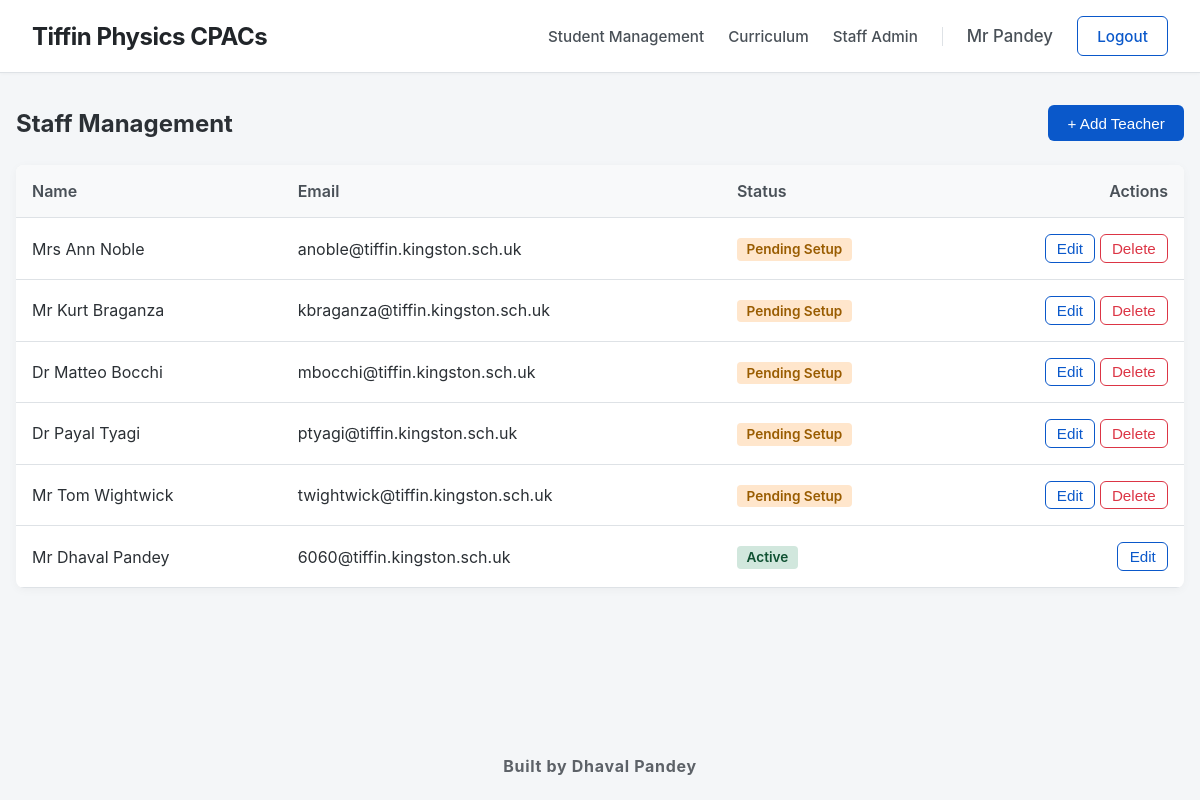
Screenshot of /teachers (signed in) with the database file from the repository.
### app.py (models this page shows, shortened)
class Teacher(UserMixin, db.Model):
    id = db.Column(db.Integer, primary_key=True)
    email = db.Column(db.String(150), unique=True, nullable=False)
    password = db.Column(db.String(200), nullable=True)
    title = db.Column(db.String(10), nullable=False)
    first_name = db.Column(db.String(100), nullable=False)
    last_name = db.Column(db.String(100), nullable=False)
    @property
    def role(self): return 'teacher'

### app.py (the view)
@app.route('/teachers')
@teacher_required
def teacher_management():
    teachers = Teacher.query.all()
    return render_template('teacher_management.html', teachers=teachers)

### app.py (called while the page is built)
@login_manager.user_loader
def load_user(user_id):
    if user_id.startswith('teacher_'): return Teacher.query.get(int(user_id.split('_')[1]))
    elif user_id.startswith('student_'): return Student.query.get(int(user_id.split('_')[1]))
    return None

def teacher_required(f):
    @wraps(f)
    def decorated_function(*args, **kwargs):
        if not current_user.is_authenticated or current_user.role != 'teacher': abort(403)
        return f(*args, **kwargs)
    return decorated_function

### templates/teacher_management.html (shortened to what this page needs)
{% extends 'base.html' %} {% block content %}
<div class="section-header">
	<h2 style="margin: 0">Staff Management</h2>
	<button
		class="btn"
		onclick="
			document.getElementById('addTeacherModal').style.display = 'flex'
		">
		+ Add Teacher
	</button>
</div>
<table class="data-table">
	<tr>
		<th>Name</th>
		<th>Email</th>
		<th>Status</th>
		<th style="text-align: right">Actions</th>
	</tr>
	{% for t in teachers %}
	<tr>
		<td>{{ t.title }} {{ t.first_name }} {{ t.last_name }}</td>
		<td>{{ t.email }}</td>
		<td>
			{% if t.password %}
			<span
				style="
					color: #0f5132;
					background: #d1e7dd;
					padding: 0.2rem 0.6rem;
					border-radius: 4px;
					font-weight: 600;
					font-size: 0.85rem;
				"
				>Active</span
			>
			{% else %}
			<span
				style="
					color: #995c00;
					background: #ffe6cc;
					padding: 0.2rem 0.6rem;
					border-radius: 4px;
					font-weight: 600;
					font-size: 0.85rem;
				"
				>Pending Setup</span
			>
			{% endif %}
		</td>
		<td style="text-align: right">
			<button
				class="btn btn-outline"
				style="padding: 0.3rem 0.7rem"
				onclick="openEditTeacher({{ t.id }}, '{{ t.title }}', '{{ t.first_name }} {{ t.last_name }}')">
				Edit
			</button>
			{% if current_user.id != t.id %}
			<form
				method="POST"
				action="{{ url_for('delete_teacher', id=t.id) }}"
				style="display: inline"
				onsubmit="return confirm('Delete teacher {{ t.last_name }}?');">
				<button
					type="submit"
					class="btn btn-danger"
					style="padding: 0.3rem 0.7rem">
					Delete
				</button>
			</form>
			{% endif %}
		</td>
	</tr>
	{% endfor %}
</table>
{% endblock %}

### templates/base.html (shortened to what this page needs)
<!doctype html>
<html lang="en">
	<head>
	</head>
	<body>
		<nav class="navbar">
			<h2>
				<a
					href="{% if current_user.is_authenticated and current_user.role == 'teacher' %}{{ url_for('dashboard') }}{% else %}{{ url_for('home') }}{% endif %}"
					class="navbar-brand"
					>Tiffin Physics CPACs</a
				>
			</h2>
			<div style="display: flex; align-items: center">
				{% if current_user.is_authenticated %} {% if current_user.role
				== 'teacher' %}
				<div class="nav-menu">
					<a href="{{ url_for('dashboard') }}" class="nav-link"
						>Student Management</a
					>
					<a
						href="{{ url_for('curriculum_management') }}"
						class="nav-link"
						>Curriculum</a
					>
					<a
						href="{{ url_for('teacher_management') }}"
						class="nav-link"
						>Staff Admin</a
					>
				</div>
				<span class="user-name"
					>{{ current_user.title }} {{ current_user.last_name }}</span
				>
				{% endif %}
				<a href="{{ url_for('logout') }}" class="btn btn-outline"
					>Logout</a
				>
				{% endif %}
			</div>
		</nav>
		<div class="content-wrapper">
			<div class="container">
				 {% block content %}{%
				endblock %}
			</div>
		</div>
		<b><footer class="site-footer">Built by Dhaval Pandey</footer></b>
	</body>
</html>

### templates/base.html (style rules this page uses)
:root { --bg: #f4f6f8; --text: #2b3035; --primary: #0a58ca; --border: #dee2e6; }
html, body { height: 100%; }
body { font-family: -apple-system, BlinkMacSystemFont, "Segoe UI", Roboto, sans-serif; background: var(--bg); color: var(--text); margin: 0; padding: 0; display: flex; flex-direction: column; }
.navbar { background: #ffffff; padding: 1rem 2rem; border-bottom: 1px solid var(--border); display: flex; justify-content: space-between; align-items: center; box-shadow: 0 1px 3px rgba(0, 0, 0, 0.03); }
.navbar h2 { margin: 0; font-weight: 700; letter-spacing: -0.5px; }
.navbar-brand { text-decoration: none; color: #212529; transition: color 0.2s ease; }
.nav-menu { display: flex; gap: 1.5rem; align-items: center; margin-right: 1.5rem; padding-right: 1.5rem; border-right: 1px solid var(--border); }
.nav-link { text-decoration: none; color: #495057; font-weight: 500; font-size: 0.95rem; transition: color 0.2s; }
.user-name { font-weight: 500; font-size: 1.05rem; margin-right: 1.5rem; color: #495057; }
.content-wrapper { flex: 1; }
.container { max-width: 1400px; margin: 2rem auto; padding: 0 1rem; }
.btn { padding: 0.6rem 1.2rem; border: none; border-radius: 6px; background: var(--primary); color: white; cursor: pointer; text-decoration: none; font-size: 0.95rem; font-weight: 500; transition: background 0.2s; }
.btn-outline { background: transparent; border: 1px solid var(--primary); color: var(--primary); }
.btn-danger { background: white; border: 1px solid #dc3545; color: #dc3545; }
.site-footer { text-align: center; padding: 1.5rem; color: #5d6268; font-size: 1rem; letter-spacing: 0.7px; background: transparent; }

### templates/teacher_management.html (style rules this page uses)
.data-table { width: 100%; border-collapse: collapse; background: white; border-radius: 8px; overflow: hidden; box-shadow: 0 2px 10px rgba(0, 0, 0, 0.04); margin-bottom: 3rem; }
.data-table th, .data-table td { padding: 1rem; text-align: left; border-bottom: 1px solid var(--border); }
.data-table th { background: #f8f9fa; font-weight: 600; color: #495057; }
.section-header { display: flex; justify-content: space-between; align-items: center; margin-bottom: 1.5rem; margin-top: 1rem; }

### rows the page displays
Teacher: title "Mr", last_name "Pandey", first_name "Dhaval", email "6060@tiffin.kingston.sch.uk", shows "Active"
Teacher: title "Mrs", first_name "Ann", last_name "Noble", email "anoble@tiffin.kingston.sch.uk", shows "Pending Setup"
Teacher: title "Mr", first_name "Kurt", last_name "Braganza", email "kbraganza@tiffin.kingston.sch.uk", shows "Pending Setup"
Teacher: title "Dr", first_name "Matteo", last_name "Bocchi", email "mbocchi@tiffin.kingston.sch.uk", shows "Pending Setup"
Teacher: title "Dr", first_name "Payal", last_name "Tyagi", email "ptyagi@tiffin.kingston.sch.uk", shows "Pending Setup"
Teacher: title "Mr", first_name "Tom", last_name "Wightwick", email "twightwick@tiffin.kingston.sch.uk", shows "Pending Setup"
